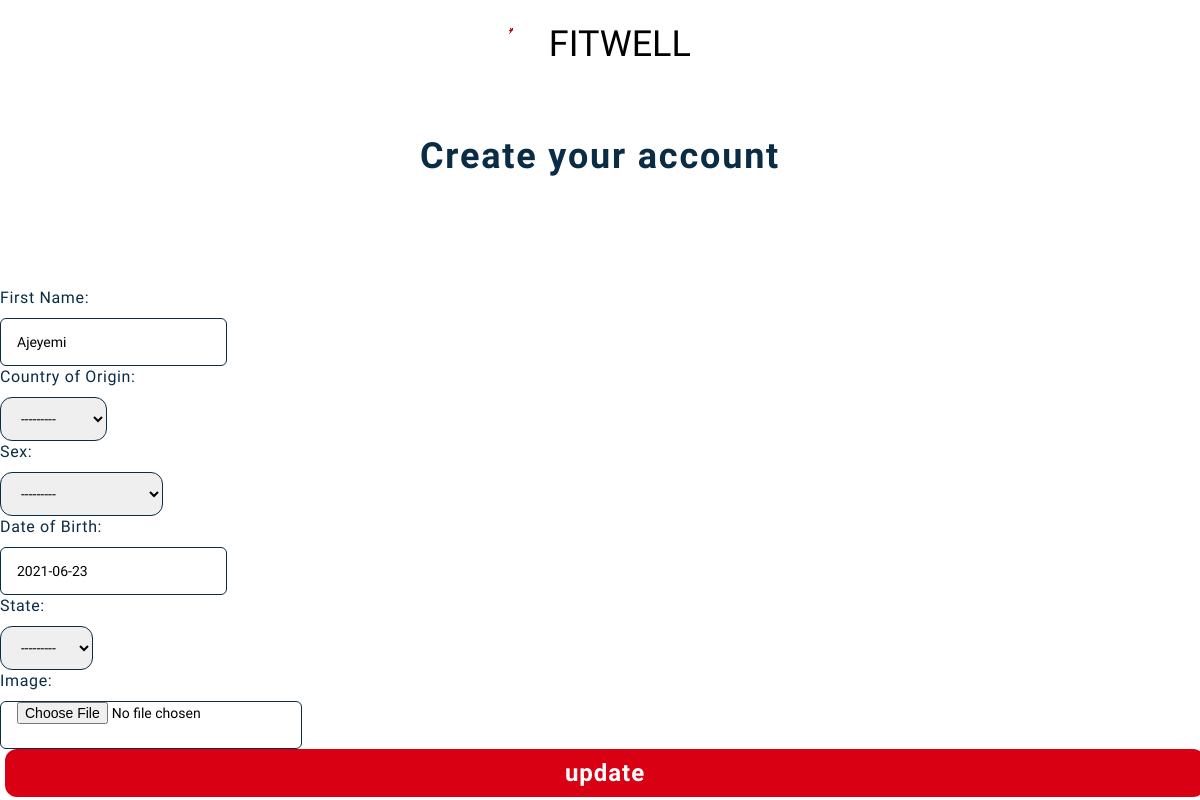
/profile/update/1, run on an earlier commit of the app's database.
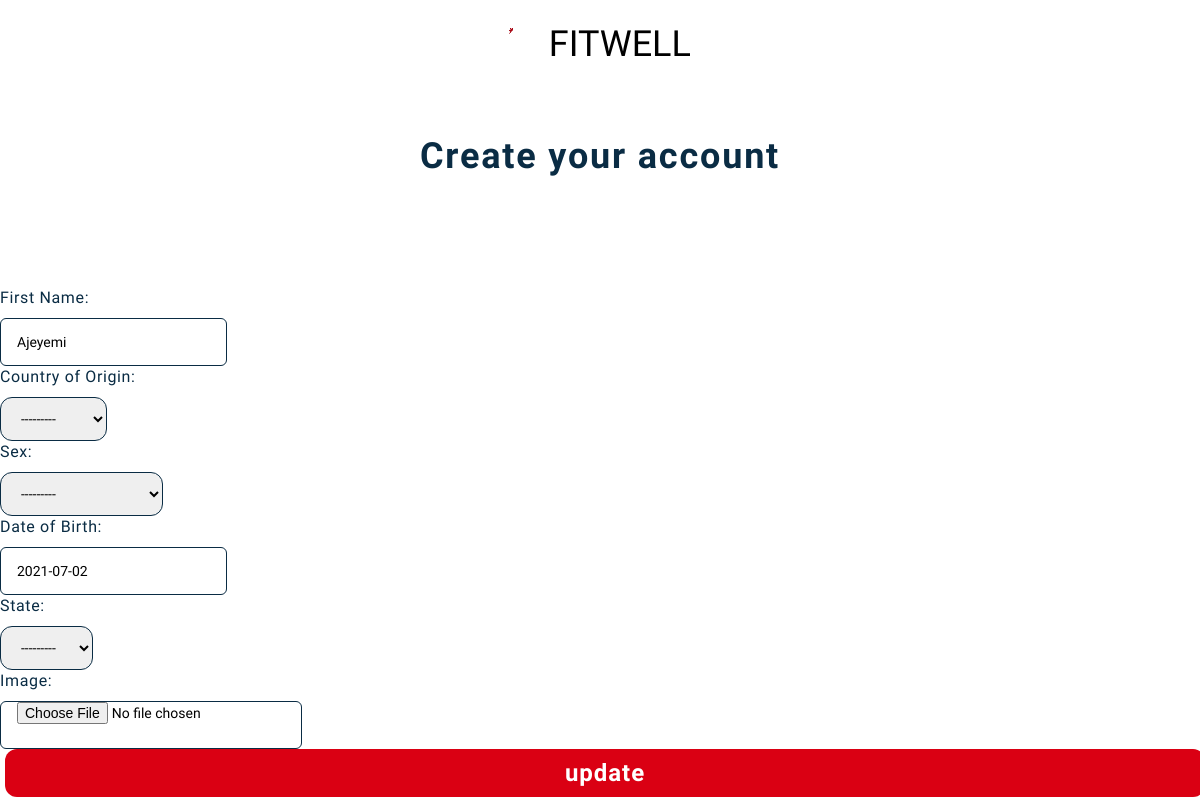
And on a later commit of the database.
### fitwellNG_app/models.py (models this page shows, shortened)
class User(AbstractUser):
    countries = [
        ('NIG', 'Nigerian'),
    ]
    states = [
        ('KW', 'Kwara')
    ]
    username = None
    first_name = models.CharField('First Name', max_length=64)
    last_name = models.CharField('Last Name', max_length=64)
    email = models.EmailField('Email', unique=True)
    dob = models.DateField('Date of Birth', null=True)
    sex = models.CharField('Sex', choices=[
        ('M', 'Male'),
        ('F', 'Female'),
        ('O', 'Prefer Not To Say')
    ], max_length=50)
    nationality = models.CharField('Country of Origin', choices=countries, max_length=50)
    state = models.CharField(choices=states, max_length=50)
    weight = models.DecimalField('Weight', help_text='Enter your weight in kg', max_digits=5, decimal_places=2)
    height = models.DecimalField('Height', help_text='Enter your height in cm', max_digits=5, decimal_places=2)
    security = models.TextField('Security question', )
    security_answer = models.CharField('Answer', max_length=50)
    image = models.ImageField('Image', null=True, upload_to=get_image_path, default='image\default.png')
    phone_no = models.CharField(max_length=14, null=True)
    USERNAME_FIELD = 'email'
    REQUIRED_FIELDS = ['phone_no', 'height', 'weight']
    objects = UserManager()

### fitwellNG_app/views.py (the view)
# urls.py: path('profile/update/<int:pk>', views.update_user.as_view(), name='update-user')
class update_user(UpdateView):
    model = User
    fields = ['first_name', 'nationality', 'sex', 'dob', 'state', 'image']
    success_url = '/'
    template_name = "update.html"

### fitwellNG_app/templates/update.html (shortened to what this page needs)
<!DOCTYPE html>
{% load static %}
<html lang="en">
<head>
     <link rel="stylesheet" href="{% static '/css/style2.css' %}">
    <link rel="stylesheet" href="{% static '/css/base.css' %}">
    <link rel="stylesheet" href="{% static '/css/sign-up.css' %}">
</head>
<body>
    <section>
        <div class="container">
            <div class="main">
                <div class="logo">
                    <a href="{% url 'home' %}">
                       <img src="{% static '/images/logo.svg' %}">
                    </a>
                    <span>FITWELL</span>
                </div>
                <p class="blue-text">Create your account</p>
                <br><br>
                <form action="" id="msform"  method="post">
                    {{ form }}
                    <div>
                        <button type="submit"  class="btn">update</button>
                    </div>
                </form>
            </div>
        </div>
    </section>
</body>
</html>

What changed in the data, as far as the page shows it:
changed User "Ajeyemi": dob "2021-06-23" → "2021-07-02"
